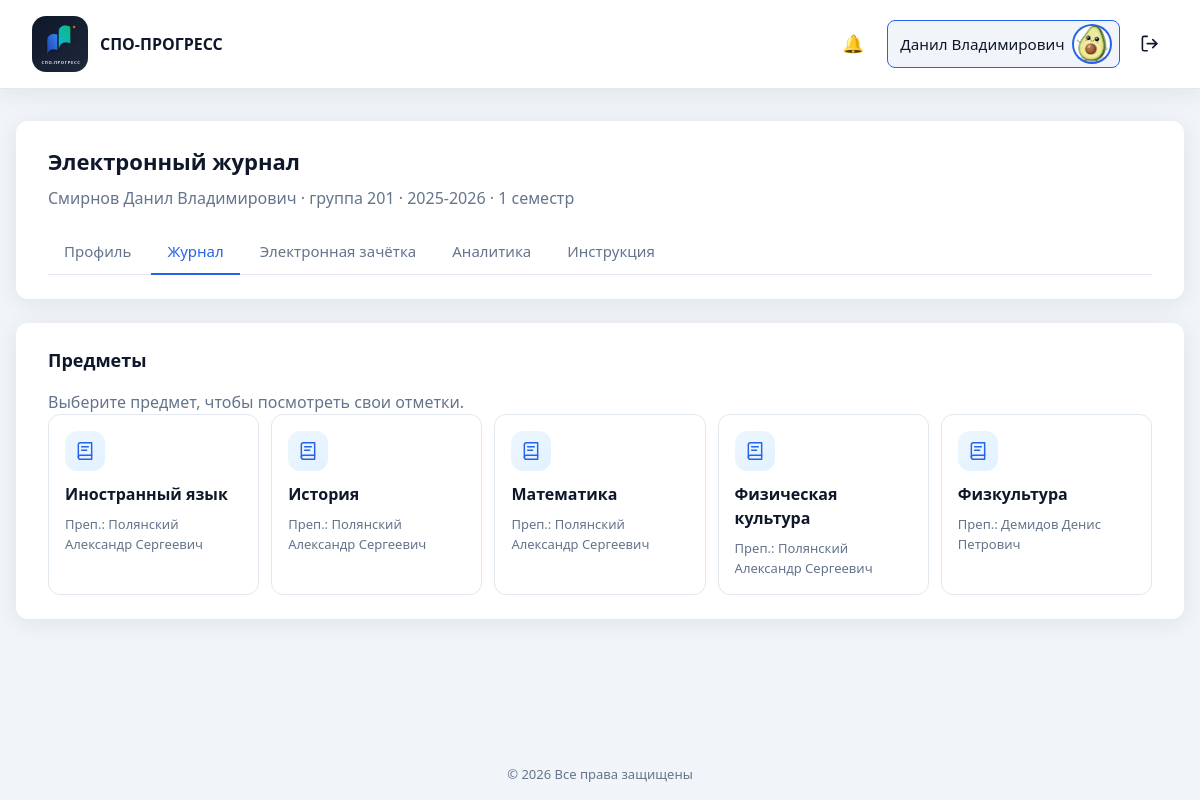
Page /student/journal.php (signed in) on the committed database.
### tables this page shows
CREATE TABLE `users` (
  `id` int UNSIGNED NOT NULL,
  `email` varchar(255) NOT NULL,
  `password_hash` varchar(255) NOT NULL,
  `password_plain` varchar(64) DEFAULT NULL,
  `full_name` varchar(255) NOT NULL,
  `phone` varchar(50) NOT NULL DEFAULT '',
  `position` varchar(255) NOT NULL DEFAULT '',
  `education` varchar(500) NOT NULL DEFAULT '',
  `additional_info` text,
  `avatar` varchar(255) NOT NULL DEFAULT 'icon:default',
  `role` enum('admin','teacher','student') NOT NULL DEFAULT 'teacher',
  `is_active` tinyint(1) NOT NULL DEFAULT '1',
  `created_at` datetime NOT NULL DEFAULT CURRENT_TIMESTAMP,
  `updated_at` datetime NOT NULL DEFAULT CURRENT_TIMESTAMP ON UPDATE CURRENT_TIMESTAMP
);

CREATE TABLE `students` (
  `id` int UNSIGNED NOT NULL,
  `group_id` int UNSIGNED NOT NULL,
  `user_id` int UNSIGNED DEFAULT NULL,
  `full_name` varchar(255) NOT NULL,
  `phone` varchar(50) NOT NULL DEFAULT '',
  `snils` varchar(14) NOT NULL DEFAULT '',
  `birth_date` date DEFAULT NULL,
  `gender` enum('male','female') DEFAULT NULL,
  `mother_name` varchar(255) NOT NULL DEFAULT '',
  `mother_phone` varchar(50) NOT NULL DEFAULT '',
  `mother_workplace` varchar(500) NOT NULL DEFAULT '',
  `father_name` varchar(255) NOT NULL DEFAULT '',
  `father_phone` varchar(50) NOT NULL DEFAULT '',
  `father_workplace` varchar(500) NOT NULL DEFAULT '',
  `address_registered` varchar(500) NOT NULL DEFAULT '',
  `address_region` varchar(255) NOT NULL DEFAULT '',
  `address_district` varchar(255) NOT NULL DEFAULT '',
  `address_locality` varchar(255) NOT NULL DEFAULT '',
  `address_street` varchar(255) NOT NULL DEFAULT '',
  `address_house` varchar(50) NOT NULL DEFAULT '',
  `address_actual` varchar(500) NOT NULL DEFAULT '',
  `district` varchar(255) NOT NULL DEFAULT '',
  `is_low_income` tinyint(1) NOT NULL DEFAULT '0',
  `family_type` enum('complete','no_father','no_mother') DEFAULT NULL,
  `siblings_under_18` tinyint UNSIGNED NOT NULL DEFAULT '0',
  `residence_type` enum('family','dormitory','apartment') DEFAULT NULL,
  `is_nonresident` tinyint(1) NOT NULL DEFAULT '0',
  `without_parental_care` tinyint(1) NOT NULL DEFAULT '0',
  `created_at` datetime NOT NULL DEFAULT CURRENT_TIMESTAMP,
  `updated_at` datetime NOT NULL DEFAULT CURRENT_TIMESTAMP ON UPDATE CURRENT_TIMESTAMP
);

CREATE TABLE `study_groups` (
  `id` int UNSIGNED NOT NULL,
  `number` varchar(50) NOT NULL,
  `specialty_id` int UNSIGNED NOT NULL,
  `curator_id` int UNSIGNED DEFAULT NULL,
  `created_at` datetime NOT NULL DEFAULT CURRENT_TIMESTAMP,
  `updated_at` datetime NOT NULL DEFAULT CURRENT_TIMESTAMP ON UPDATE CURRENT_TIMESTAMP
);

CREATE TABLE `curriculum_items` (
  `id` int UNSIGNED NOT NULL,
  `curriculum_plan_id` int UNSIGNED NOT NULL,
  `subject_id` int UNSIGNED NOT NULL,
  `teacher_id` int UNSIGNED DEFAULT NULL,
  `semester` enum('1','2','both') NOT NULL,
  `sort_order` int UNSIGNED NOT NULL DEFAULT '1',
  `created_at` datetime NOT NULL DEFAULT CURRENT_TIMESTAMP,
  `updated_at` datetime NOT NULL DEFAULT CURRENT_TIMESTAMP ON UPDATE CURRENT_TIMESTAMP
);

CREATE TABLE `subjects` (
  `id` int UNSIGNED NOT NULL,
  `name` varchar(255) NOT NULL,
  `created_at` datetime NOT NULL DEFAULT CURRENT_TIMESTAMP
);

### includes/migrations.php (called while the page is built, shortened)
<?php
function ensure_user_roles_schema(PDO $pdo): void
{
    $done = true;
    $stmt = $pdo->query("SHOW TABLES LIKE 'user_roles'");
    if ($stmt->fetch()) {
        return;
    }
}
function ensure_organization_schema(PDO $pdo): void
{
    $done = true;
    $stmt = $pdo->query("SHOW TABLES LIKE 'organization'");
    if ($stmt->fetch()) {
        return;
    }
}
function run_migrations(PDO $pdo): void
{
    ensure_user_roles_schema($pdo);
    ensure_organization_schema($pdo);
    ensure_curriculum_schema($pdo);
    ensure_students_schema($pdo);
    ensure_gradebook_schema($pdo);
    ensure_attendance_schema($pdo);
    ensure_journal_schema($pdo);
    ensure_journal_brs_schema($pdo);
    ensure_ktp_schema($pdo);
}
function ensure_students_schema(PDO $pdo): void
{
    $done = true;
    $curatorCol = $pdo->query("SHOW COLUMNS FROM study_groups LIKE 'curator_id'")->fetch();
    $stmt = $pdo->query("SHOW TABLES LIKE 'students'");
    if ($stmt->fetch()) {
        return;
    }
}
function ensure_curriculum_schema(PDO $pdo): void
{
    $done = true;
    $stmt = $pdo->query("SHOW TABLES LIKE 'subjects'");
    if ($stmt->fetch()) {
        return;
    }
}
function ensure_gradebook_schema(PDO $pdo): void
{
    $done = true;
    $stmt = $pdo->query("SHOW TABLES LIKE 'app_settings'");
    $col = $pdo->query("SHOW COLUMNS FROM app_settings LIKE 'setting_value'")->fetch();
    $stmt = $pdo->query("SHOW TABLES LIKE 'grade_entries'");
    if ($stmt->fetch()) {
        return;
    }
}
function ensure_attendance_schema(PDO $pdo): void
{
    $done = true;
    $stmt = $pdo->query("SHOW TABLES LIKE 'attendance_reasons'");
    $stmt = $pdo->query("SHOW TABLES LIKE 'attendance_days'");
    if ($stmt->fetch()) {
        return;
    }
}
function ensure_journal_schema(PDO $pdo): void
{
    $done = true;
    $teacherCol = $pdo->query("SHOW COLUMNS FROM curriculum_items LIKE 'teacher_id'")->fetch();
    $stmt = $pdo->query("SHOW TABLES LIKE 'journal_lessons'");
    if ($stmt->fetch()) {
        return;
    }
}
function ensure_journal_brs_schema(PDO $pdo): void
{
    $done = true;
    $stmt = $pdo->query("SHOW TABLES LIKE 'journal_grades'");
    $markCol = $pdo->query("SHOW COLUMNS FROM journal_grades LIKE 'mark'")->fetch();
}
function ensure_ktp_schema(PDO $pdo): void
{
    $stmt = $pdo->query("SHOW TABLES LIKE 'ktp_topics'");
    $lessonTypeCol = $pdo->query("SHOW COLUMNS FROM ktp_topics LIKE 'lesson_type'")->fetch();
    if (!$lessonTypeCol) {
        $pdo->exec(
            "ALTER TABLE ktp_topics
             ADD lesson_type ENUM(
                'lecture', 'practice', 'independent',
                'diff_credit', 'credit', 'exam', 'control'
             ) NOT NULL DEFAULT 'lecture' AFTER title,
             ADD hours DECIMAL(4,1) NOT NULL DEFAULT 2.0 AFTER lesson_type"
        );
    } else {
        $typeDef = (string) ($lessonTypeCol['Type'] ?? '');
    }
    $stmt = $pdo->query("SHOW TABLES LIKE 'journal_lessons'");
    $topicCol = $pdo->query("SHOW COLUMNS FROM journal_lessons LIKE 'ktp_topic_id'")->fetch();
}

### includes/db.php (called while the page is built, shortened)
<?php
function db(): PDO
{
    static $pdo = null;
    if ($pdo === null) {
        $config = require __DIR__ . '/../config/database.php';
        $dsn = sprintf(
            'mysql:host=%s;dbname=%s;charset=%s',
            $config['host'],
            $config['dbname'],
            $config['charset']
        );
        $pdo = new PDO($dsn, $config['username'], $config['password'], [
            PDO::ATTR_ERRMODE            => PDO::ERRMODE_EXCEPTION,
            PDO::ATTR_DEFAULT_FETCH_MODE => PDO::FETCH_ASSOC,
            PDO::ATTR_EMULATE_PREPARES   => false,
        ]);
        require_once __DIR__ . '/migrations.php';
        run_migrations($pdo);
    }
    return $pdo;
}

### includes/student_accounts.php (called while the page is built, shortened)
<?php
require_once __DIR__ . '/db.php';
require_once __DIR__ . '/auth.php';
function get_student_by_user_id(int $userId): ?array
{
    $stmt = db()->prepare(
        'SELECT s.*, g.number AS group_number, sp.name AS specialty_name
         FROM students s
         INNER JOIN study_groups g ON g.id = s.group_id
         INNER JOIN specialties sp ON sp.id = g.specialty_id
         WHERE s.user_id = ?
         LIMIT 1'
    );
    $stmt->execute([$userId]);
    $row = $stmt->fetch();
    return $row ?: null;
}
function require_student(): void
{
    require_login();
}
function current_student(): ?array
{
    $user = current_user();
    return get_student_by_user_id((int) $user['id']);
}

### includes/curriculum.php (called while the page is built, shortened)
<?php
require_once __DIR__ . '/db.php';
require_once __DIR__ . '/auth.php';
function semester_label(string $semester): string
{
    if ($semester === '1') {
        return '1 семестр';
    }
    return $semester;
}
function normalize_academic_year(string $year): ?string
{
    $year = trim($year);
    [$start, $end] = array_map('intval', explode('-', $year));
    return $start . '-' . $end;
}

### student/journal.php (the view, shortened to what this page needs)
<?php
require_once __DIR__ . '/../includes/auth.php';
require_once __DIR__ . '/../includes/student_accounts.php';
require_once __DIR__ . '/../includes/journal.php';
require_once __DIR__ . '/../includes/curriculum.php';
require_student();
$student = current_student();
$period = get_active_gradebook_period();
$year = $period['academic_year'];
$semester = $period['semester'];
$groupId = (int) $student['group_id'];
$subjects = get_student_journal_subjects($groupId, $year, $semester);
$assignment = null;
$showHeader = true;
$basePath = '../';
require __DIR__ . '/../includes/header.php';
?>
<div class="dashboard dashboard--wide">
    <section class="panel">
        <div class="panel__header">
            <div>
                <h1>Электронный журнал</h1>
                <p class="text-muted">
                    <?= e($student['full_name']) ?>
                    · группа <?= e((string) $student['group_number']) ?>
                    · <?= e($year) ?> · <?= e(semester_label($semester)) ?>
                </p>
            </div>
        </div>
        <?php require __DIR__ . '/../includes/student_nav.php'; ?>
    </section>
    <section class="panel">
        <?php if ($subjects === []): ?>
            <p class="text-muted">В текущем семестре для вашей группы нет предметов в журнале.</p>
        <?php elseif ($assignment === null): ?>
            <h2>Предметы</h2>
            <p class="text-muted">Выберите предмет, чтобы посмотреть свои отметки.</p>
            <div class="journal-choice-grid">
                <?php foreach ($subjects as $item): ?>
                <a
                    href="journal.php?item_id=<?= (int) $item['curriculum_item_id'] ?>"
                    class="journal-choice"
                >
                    <?= render_journal_choice_icon('journal') ?>
                    <strong><?= e($item['subject_name']) ?></strong>
                    <?php if (!empty($item['teacher_name'])): ?>
                    <span class="journal-choice__meta">Преп.: <?= e($item['teacher_name']) ?></span>
                    <?php endif; ?>
                </a>
                <?php endforeach; ?>
            </div>
        <?php endif; ?>
    </section>
</div>
<?php require __DIR__ . '/../includes/footer.php'; ?>

### includes/header.php (shortened to what this page needs)
<!DOCTYPE html>
<html lang="ru">
<head>
    <?php $basePath = $basePath ?? ''; ?>
    <link rel="stylesheet" href="<?= e($basePath) ?>assets/css/style.css">
</head>
<body>
    <div class="page">
        <?php if (!empty($showHeader)): ?>
        <header class="header">
            <div class="header__brand">
                <span class="header__logo">
                    <img
                        class="header__logo-img"
                        src="<?= e($basePath) ?>assets/img/logo-icon.svg"
                        alt="СПО-ПРОГРЕСС"
                        width="56"
                        height="56"
                    >
                </span>
                <span class="header__title">СПО-ПРОГРЕСС</span>
            </div>
            <?php if (is_logged_in()): ?>
            <?php
            $headerUser = current_user();
            $headerName = user_first_middle_name((string) ($headerUser['full_name'] ?? ''));
            $headerAvatar = (string) ($headerUser['avatar'] ?? 'icon:person');
            $appBase = app_base_path();
            $activePanel = current_header_panel();
            require_once __DIR__ . '/notifications.php';
            ?>
            <nav class="header__nav">
                <a
                    href="<?= e($appBase) ?>notifications.php"
                    class="header__notify-btn<?= basename((string) ($_SERVER['SCRIPT_NAME'] ?? '')) === 'notifications.php' ? ' is-active' : '' ?>"
                    title="Уведомления"
                >
                    <span class="header__notify-icon" aria-hidden="true">🔔</span>
                </a>
                <div class="header__account">
                    <a
                        href="<?= e($appBase) ?><?= is_student_user() ? 'student/cabinet.php' : 'cabinet.php' ?>"
                        class="header__cabinet-tab<?= ($activePanel === 'cabinet' || $activePanel === 'student') ? ' header__cabinet-tab--active' : '' ?>"
                        title="Личный кабинет"
                    >
                        <span class="header__user-name"><?= e($headerName) ?></span>
                        <?= render_user_avatar($headerAvatar, 'user-avatar--header', $basePath) ?>
                    </a>
                </div>
                <a
                    href="<?= e($basePath) ?>logout.php"
                    class="header__logout-btn"
                    title="Выйти"
                    aria-label="Выйти"
                >
                </a>
            </nav>
            <?php endif; ?>
        </header>
        <?php endif; ?>
        <main class="main">

### includes/journal.php (shortened to what this page needs)
<?php
require_once __DIR__ . '/db.php';
require_once __DIR__ . '/auth.php';
require_once __DIR__ . '/curriculum.php';
function get_student_journal_subjects(int $groupId, ?string $academicYear = null, ?string $semester = null): array
{
    $academicYear = normalize_academic_year($academicYear ?? get_default_academic_year())
        ?? get_default_academic_year();
    $sql = 'SELECT ci.id AS curriculum_item_id, ci.semester, ci.teacher_id,
                   sub.name AS subject_name,
                   g.id AS group_id, g.number AS group_number,
                   sp.name AS specialty_name,
                   cp.academic_year,
                   u.full_name AS teacher_name
            FROM curriculum_items ci
            INNER JOIN subjects sub ON sub.id = ci.subject_id
            INNER JOIN curriculum_plans cp ON cp.id = ci.curriculum_plan_id
            INNER JOIN study_groups g ON g.id = cp.group_id
            INNER JOIN specialties sp ON sp.id = g.specialty_id
            LEFT JOIN users u ON u.id = ci.teacher_id
            WHERE cp.academic_year = ? AND g.id = ?';
    $params = [$academicYear, $groupId];
    if ($semester !== null && in_array($semester, ['1', '2'], true)) {
        $sql .= " AND (ci.semester = ? OR ci.semester = 'both')";
        $params[] = $semester;
    }
    $sql .= ' ORDER BY sub.name ASC, ci.semester ASC';
    $stmt = db()->prepare($sql);
    $stmt->execute($params);
    return $stmt->fetchAll();
}
function render_journal_choice_icon(string $type = 'journal'): string
{
    return '<span class="journal-choice__icon journal-choice__icon--journal" aria-hidden="true">'
        . '<svg viewBox="0 0 24 24" fill="none">'
        . '<path d="M4 19.5A2.5 2.5 0 0 1 6.5 17H20" stroke="currentColor" stroke-width="1.75" stroke-linecap="round" stroke-linejoin="round"/>'
        . '<path d="M6.5 2H20v20H6.5A2.5 2.5 0 0 1 4 19.5v-15A2.5 2.5 0 0 1 6.5 2z" stroke="currentColor" stroke-width="1.75" stroke-linecap="round" stroke-linejoin="round"/>'
        . '<path d="M8 7h8M8 11h6" stroke="currentColor" stroke-width="1.75" stroke-linecap="round"/>'
        . '</svg></span>';
}

### rows in the picture
users: full_name "Данил Владимирович"
students: full_name "Смирнов Данил Владимирович", group.number "201"
curriculum_items: subject.name "Иностранный язык", teacher.full_name "Полянский Александр Сергеевич"
curriculum_items: subject.name "История", teacher.full_name "Полянский Александр Сергеевич"
curriculum_items: subject.name "Математика", teacher.full_name "Полянский Александр Сергеевич"
curriculum_items: subject.name "Физическая культура", teacher.full_name "Полянский Александр Сергеевич"
curriculum_items: subject.name "Физкультура", teacher.full_name "Демидов Денис Петрович"

### other values in the picture
$year "2025-2026"
semester_label($semester) "1 семестр"
